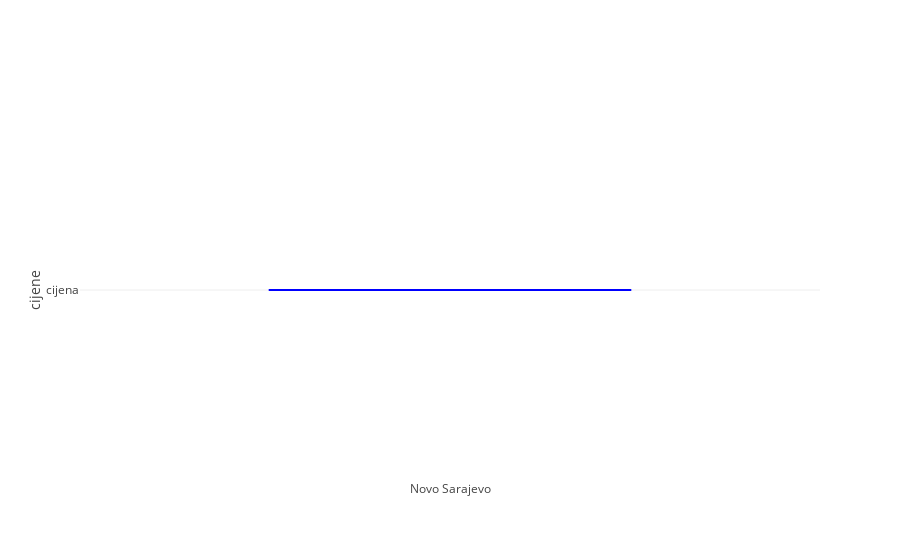

Notebook code cell kept with this figure:
### Code cell
x = df['lokacija']

trace0 = go.Box(
    y=['cijena'],
    x=x,
    name='kale',
    marker=dict(
        color='blue'
    )
)

data = [trace0]
layout = go.Layout(
    yaxis=dict(
        title='cijene',
        zeroline=False
    ),
    boxmode='group'
)

fig = go.Figure(data=data, layout=layout)

iplot(fig)

### Figure 1 — Plotly figure (JSON) as saved in the notebook; plotly's stock layout.template omitted (floating-point values rounded to 4 significant figures; data arrays with more than 128 entries replaced by an {"elided": "..."} marker saying what was removed)
{"data": [{"marker": {"color": "blue"}, "name": "kale", "type": "box", "uid": "8c28755c-dc55-11e8-a622-e525877be03e", "x": {"elided": "2488 str values"}, "y": ["cijena"]}], "layout": {"boxmode": "group", "yaxis": {"title": "cijene", "zeroline": false}}}
